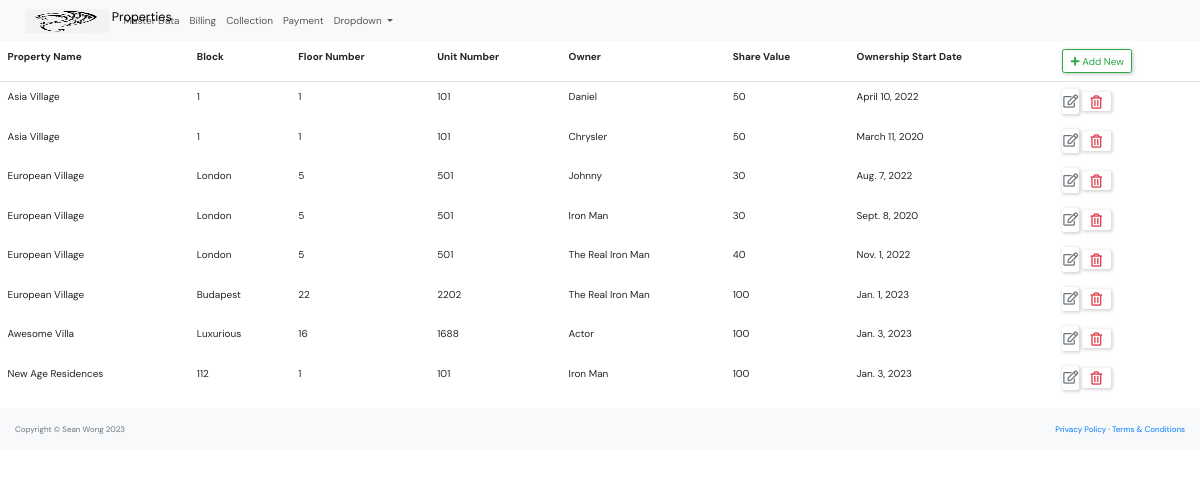
Screenshot of /master_data/unit_list/ with the database file from the repository.
### master_data/models.py (models this page shows, shortened)
class Unit(models.Model):
    property=models.ForeignKey(Property, on_delete=models.CASCADE)
    block=models.CharField(max_length=50, null=True, blank=True)
    floor=models.CharField(max_length=50, null=True, blank=True)
    unit_number=models.CharField(max_length=10)
    owner = models.ForeignKey(Owner, null=True, blank=True, on_delete=models.SET_NULL)
    share_value = models.PositiveIntegerField(default=100)
    ownership_start_date=models.DateField()
    maintenance_fee_monthly = models.DecimalField(max_digits=10, decimal_places=2)
    sinking_fund_monthly = models.DecimalField(max_digits=10, decimal_places=2)
    class Meta:
        constraints = [
            models.CheckConstraint(
                check=Q(ownership_start_date__lte=Now()),
                name = "ownership_start_date must be less than or equal today"
            )
    ]

class Property(models.Model):
    PROPERTY_TYPE = [
        ('L', 'Leasehold'),
        ('F', 'Freehold'),
        ('O', 'Others'),
    ]
    CONTRACT_PERIOD =[
        ('1', '1 Year'),
        ('3', '3 Years'),
        ('5', '5 Years'),
    ]
    name = models.CharField(max_length=250)
    type = models.CharField(max_length=1, choices=PROPERTY_TYPE)
    address = models.CharField(max_length=250)
    postal_code = models.CharField(max_length=10)
    phone = models.CharField(max_length=10)
    web = models.URLField()
    email=models.EmailField(
        unique=True,
        error_messages={
            'unique':'Thie email has already ben registered'
        }
        )
    manager= models.ForeignKey('Manager', null=True, on_delete=models.SET_NULL)
    contract_period=models.CharField(max_length=1, choices=CONTRACT_PERIOD)
    start_date=models.DateField()
    description=models.TextField(null=True, blank=True)
    class Meta:
        constraints = [
            models.CheckConstraint(
                check=Q(start_date__lte=Now()),
                name = "start_date must be less than or equal today"
            )
    ]
    def __str__(self):
        return self.name

class Owner(models.Model):
    family_name = models.CharField(max_length=250)
    given_name = models.CharField(max_length=250)
    preferred_name = models.CharField(max_length=250)
    phone = models.CharField(max_length=10)
    email=models.EmailField(
        unique=True,
        error_messages={
            'unique':'Thie email has already ben registered'
        }
        )
    class Meta:
        constraints = [
            models.UniqueConstraint(fields=['given_name', 'family_name'], name='unique_owner'),
        ]
    def __str__(self):
        return self.preferred_name

### master_data/views.py (the view)
# urls.py: path('unit_list/',views.unit_list, name='unit-list'),
def unit_list(request):
    context = {
        'unit_list': Unit.objects.all(),
        }
    return render(request, "master_data/unit_list.html", context)

### master_data/templates/master_data/unit_list.html (shortened to what this page needs)
{% extends "base.html" %}
            {% block content %}
            <table class="table table-borderless">
                <thead class="border-bottom font-weight-bold">
                    <tr>
                        <td>Property Name</td>
                        <td>Block</td>
                        <td>Floor Number</td>
                        <td>Unit Number</td>
                        <td>Owner</td>
                        <td>Share Value</td>
                        <td>Ownership Start Date</td>
                        <td>
                            <a href="{% url 'unit-create' %}" class="btn btn-outline-success">
                                <i class="fas fa-plus"></i> Add New
                            </a>
                        </td>
                    </tr>
                </thead>
                <tbody>
                    {% for unit in unit_list %}
                        <tr>
                            <td>{{unit.property}}</td>
                            <td>{{unit.block}}</td>
                            <td>{{unit.floor}}</td>
                            <td>{{unit.unit_number}}</td>
                            <td>{{unit.owner}}</td>
                            <td>{{unit.share_value}}</td>
                            <td>{{unit.ownership_start_date}}</td>
                            <td>
                                <a href="{% url 'unit-update' unit.id %}" class="btn text-secondary px-0">
                                    <i class="far fa-edit fa-lg"></i>
                                </a>
                                <form action="{% url 'unit-delete' unit.id %}" method="post" class="d-inline">
                                    <button type="submit" class="btn">
                                        <i class="far fa-trash-alt fa-lg text-danger float-right"></i>
                                    </button>
                                </form>
                            </td>
                        </tr>
                    {% endfor %}
                </tbody>
            </table>
            {% endblock content %}

### static/css/style.css (style rules this page uses)
* { font-family: "DM Sans", -apple-system, BlinkMacSystemFont, "Segoe UI", Roboto, Oxygen, Ubuntu, Cantarell, "Open Sans", "Helvetica Neue", sans-serif; margin: 0; padding: 0; box-sizing: border-box; text-rendering: optimizeLegibility; font-size: inherit; }
html { font-size: 56.25%; }
@media only screen and (min-width: 1200px) { html { font-size: 62.5%; } }
body { line-height: 1.6; font-weight: 400; font-size: 1.5rem; color: var(--color-light-gray); background-color: var(--color-bg); min-height: 100vh; }
a { display: inline-block; color: var(--color-main); text-decoration: none; }
.btn { background-color: transparent; border: none; display: inline-flex; align-items: center; gap: 1rem; cursor: pointer; transition: all ease-in-out 0.3s; padding: 1rem 2rem; border-radius: 5px; box-shadow: 1px 1px 3px 1px rgba(0, 0, 0, 0.15); font-weight: 500; }

### rows the page displays
Unit: property "Asia Village", block "1", floor "1", unit_number "101", owner "Daniel", share_value "50", ownership_start_date "April 10, 2022"
Unit: property "Asia Village", block "1", floor "1", unit_number "101", owner "Chrysler", share_value "50", ownership_start_date "March 11, 2020"
Unit: property "European Village", block "London", floor "5", unit_number "501", owner "Johnny", share_value "30", ownership_start_date "Aug. 7, 2022"
Unit: property "European Village", block "London", floor "5", unit_number "501", owner "Iron Man", share_value "30", ownership_start_date "Sept. 8, 2020"
Unit: property "European Village", block "London", floor "5", unit_number "501", owner "The Real Iron Man", share_value "40", ownership_start_date "Nov. 1, 2022"
Unit: property "European Village", block "Budapest", floor "22", unit_number "2202", owner "The Real Iron Man", share_value "100", ownership_start_date "Jan. 1, 2023"
Unit: property "Awesome Villa", block "Luxurious", floor "16", unit_number "1688", owner "Actor", share_value "100", ownership_start_date "Jan. 3, 2023"
Unit: property "New Age Residences", block "112", floor "1", unit_number "101", owner "Iron Man", share_value "100", ownership_start_date "Jan. 3, 2023"
